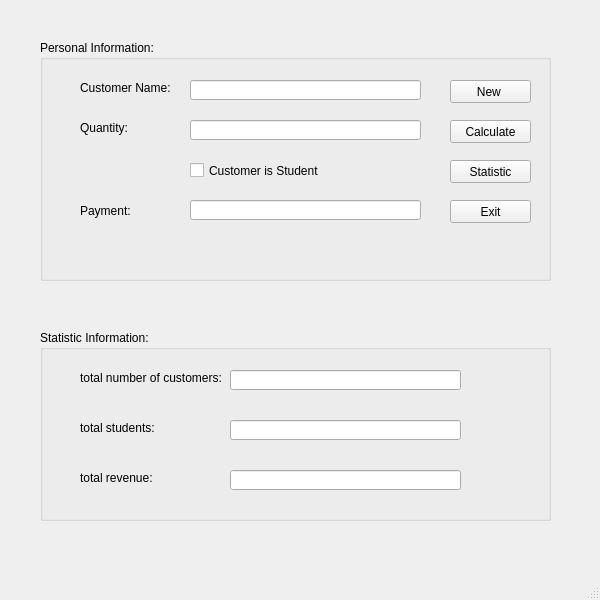
<?xml version="1.0" encoding="UTF-8"?>
<ui version="4.0">
 <class>MainWindow</class>
 <widget class="QMainWindow" name="MainWindow">
  <property name="geometry">
   <rect>
    <x>0</x>
    <y>0</y>
    <width>600</width>
    <height>600</height>
   </rect>
  </property>
  <property name="maximumSize">
   <size>
    <width>600</width>
    <height>600</height>
   </size>
  </property>
  <property name="windowTitle">
   <string>MainWindow</string>
  </property>
  <widget class="QWidget" name="centralwidget">
   <widget class="QGroupBox" name="groupBox">
    <property name="geometry">
     <rect>
      <x>40</x>
      <y>40</y>
      <width>511</width>
      <height>241</height>
     </rect>
    </property>
    <property name="title">
     <string>Personal Information:</string>
    </property>
    <widget class="QLabel" name="label">
     <property name="geometry">
      <rect>
       <x>40</x>
       <y>40</y>
       <width>101</width>
       <height>16</height>
      </rect>
     </property>
     <property name="text">
      <string>Customer Name:</string>
     </property>
    </widget>
    <widget class="QLineEdit" name="lineEdit_customer">
     <property name="geometry">
      <rect>
       <x>150</x>
       <y>40</y>
       <width>231</width>
       <height>20</height>
      </rect>
     </property>
    </widget>
    <widget class="QLabel" name="label_2">
     <property name="geometry">
      <rect>
       <x>40</x>
       <y>80</y>
       <width>101</width>
       <height>16</height>
      </rect>
     </property>
     <property name="text">
      <string>Quantity:</string>
     </property>
    </widget>
    <widget class="QLineEdit" name="lineEdit_quantity">
     <property name="geometry">
      <rect>
       <x>150</x>
       <y>80</y>
       <width>231</width>
       <height>20</height>
      </rect>
     </property>
    </widget>
    <widget class="QCheckBox" name="checkBox">
     <property name="geometry">
      <rect>
       <x>150</x>
       <y>120</y>
       <width>231</width>
       <height>21</height>
      </rect>
     </property>
     <property name="text">
      <string>Customer is Student</string>
     </property>
    </widget>
    <widget class="QLabel" name="label_3">
     <property name="geometry">
      <rect>
       <x>40</x>
       <y>160</y>
       <width>101</width>
       <height>21</height>
      </rect>
     </property>
     <property name="text">
      <string>Payment:</string>
     </property>
    </widget>
    <widget class="QLineEdit" name="lineEdit_payment">
     <property name="geometry">
      <rect>
       <x>150</x>
       <y>160</y>
       <width>231</width>
       <height>20</height>
      </rect>
     </property>
    </widget>
    <widget class="QPushButton" name="pushButton_new">
     <property name="geometry">
      <rect>
       <x>410</x>
       <y>40</y>
       <width>81</width>
       <height>23</height>
      </rect>
     </property>
     <property name="text">
      <string>New </string>
     </property>
     <property name="icon">
      <iconset>
       <normaloff>images/new.png</normaloff>images/new.png</iconset>
     </property>
    </widget>
    <widget class="QPushButton" name="pushButton_calc">
     <property name="geometry">
      <rect>
       <x>410</x>
       <y>80</y>
       <width>81</width>
       <height>23</height>
      </rect>
     </property>
     <property name="text">
      <string>Calculate</string>
     </property>
     <property name="icon">
      <iconset>
       <normaloff>images/calc.png</normaloff>images/calc.png</iconset>
     </property>
    </widget>
    <widget class="QPushButton" name="pushButton_stat">
     <property name="geometry">
      <rect>
       <x>410</x>
       <y>120</y>
       <width>81</width>
       <height>23</height>
      </rect>
     </property>
     <property name="text">
      <string>Statistic</string>
     </property>
     <property name="icon">
      <iconset>
       <normaloff>images/statistic.png</normaloff>images/statistic.png</iconset>
     </property>
    </widget>
    <widget class="QPushButton" name="pushButton_exit">
     <property name="geometry">
      <rect>
       <x>410</x>
       <y>160</y>
       <width>81</width>
       <height>23</height>
      </rect>
     </property>
     <property name="text">
      <string>Exit</string>
     </property>
     <property name="icon">
      <iconset>
       <normaloff>images/exit.png</normaloff>images/exit.png</iconset>
     </property>
    </widget>
   </widget>
   <widget class="QGroupBox" name="groupBox_2">
    <property name="geometry">
     <rect>
      <x>40</x>
      <y>330</y>
      <width>511</width>
      <height>191</height>
     </rect>
    </property>
    <property name="title">
     <string>Statistic Information:</string>
    </property>
    <widget class="QLabel" name="label_totalcustomer">
     <property name="geometry">
      <rect>
       <x>40</x>
       <y>40</y>
       <width>151</width>
       <height>16</height>
      </rect>
     </property>
     <property name="text">
      <string>total number of customers:</string>
     </property>
    </widget>
    <widget class="QLineEdit" name="lineEdit_totalcustomer">
     <property name="geometry">
      <rect>
       <x>190</x>
       <y>40</y>
       <width>231</width>
       <height>20</height>
      </rect>
     </property>
    </widget>
    <widget class="QLineEdit" name="lineEdit_totalstudent">
     <property name="geometry">
      <rect>
       <x>190</x>
       <y>90</y>
       <width>231</width>
       <height>20</height>
      </rect>
     </property>
    </widget>
    <widget class="QLabel" name="label_totalstudent">
     <property name="geometry">
      <rect>
       <x>40</x>
       <y>90</y>
       <width>151</width>
       <height>16</height>
      </rect>
     </property>
     <property name="text">
      <string>total students: </string>
     </property>
    </widget>
    <widget class="QLineEdit" name="lineEdit_totalrevenue">
     <property name="geometry">
      <rect>
       <x>190</x>
       <y>140</y>
       <width>231</width>
       <height>20</height>
      </rect>
     </property>
    </widget>
    <widget class="QLabel" name="label_totalrevenue">
     <property name="geometry">
      <rect>
       <x>40</x>
       <y>140</y>
       <width>151</width>
       <height>16</height>
      </rect>
     </property>
     <property name="text">
      <string>total revenue:</string>
     </property>
    </widget>
   </widget>
  </widget>
  <widget class="QMenuBar" name="menubar">
   <property name="geometry">
    <rect>
     <x>0</x>
     <y>0</y>
     <width>600</width>
     <height>26</height>
    </rect>
   </property>
  </widget>
  <widget class="QStatusBar" name="statusbar"/>
 </widget>
 <resources/>
 <connections/>
</ui>
